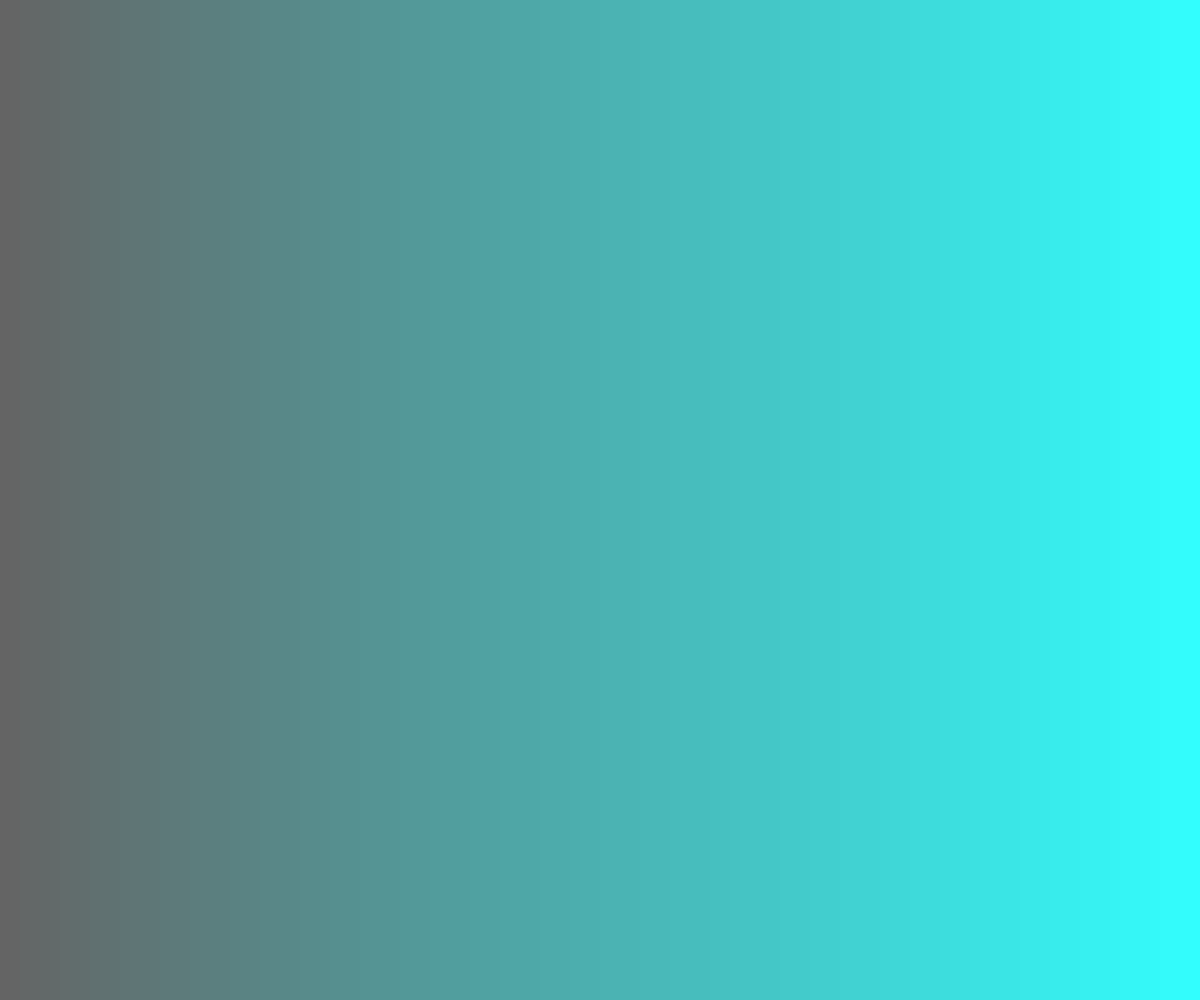
Frame 1 (no input)
Frame 2 (the mouse pressed at the canvas centre, redrawn once): identical to frame 1, image omitted

The p5.js sketch that drew this single still picture (run headless with seeded random() and noise() and a simulated clock; the mouse was pressed at the canvas centre and the sketch redrawn once):

// p5.js sketch
// ── sketch.js
//A simple color interpolation example
//try changing the colorMode from RGB to HSB
var colorFrom, colorTo;
//increase this number for more steps between colors
var rectStep = 10;
function setup() {
  createCanvas(windowWidth, windowHeight);
  // frameRate(1);
  noLoop();
}

function draw() {
  background(255);
  //the color we want to start interpolating from
  colorFrom = color(100,
  100,
  100);
  
  //the color we want to interpolate to
  colorTo = color(50,
  255,
  255);
  

  for(var x=0; x < width; x += rectStep){
    noStroke();
    //interpolation amount changes each step of our
    //for loop
    var lerpAmt = map(x, 0, width, 0, 1.0);
    
    var lerpedCol = lerpColor(colorFrom,
      colorTo,
      lerpAmt);    
    fill(lerpedCol);
    rect(x,0,rectStep,height);
  }
}
